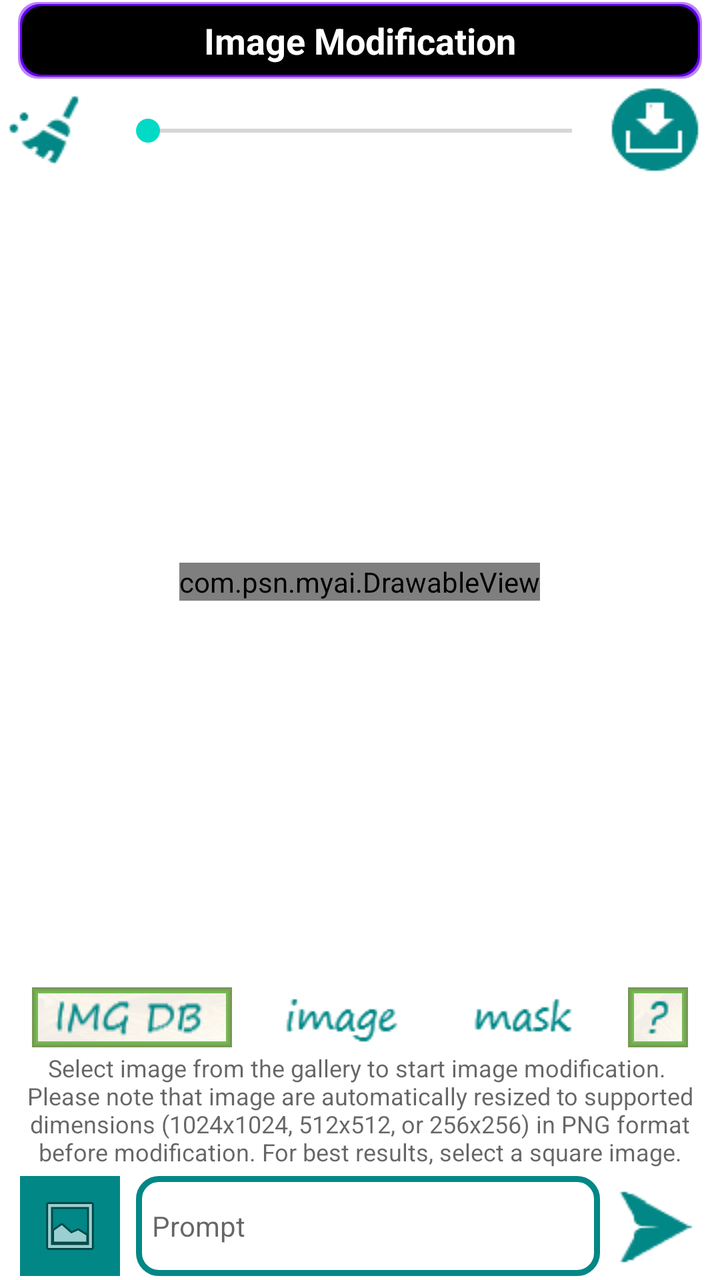
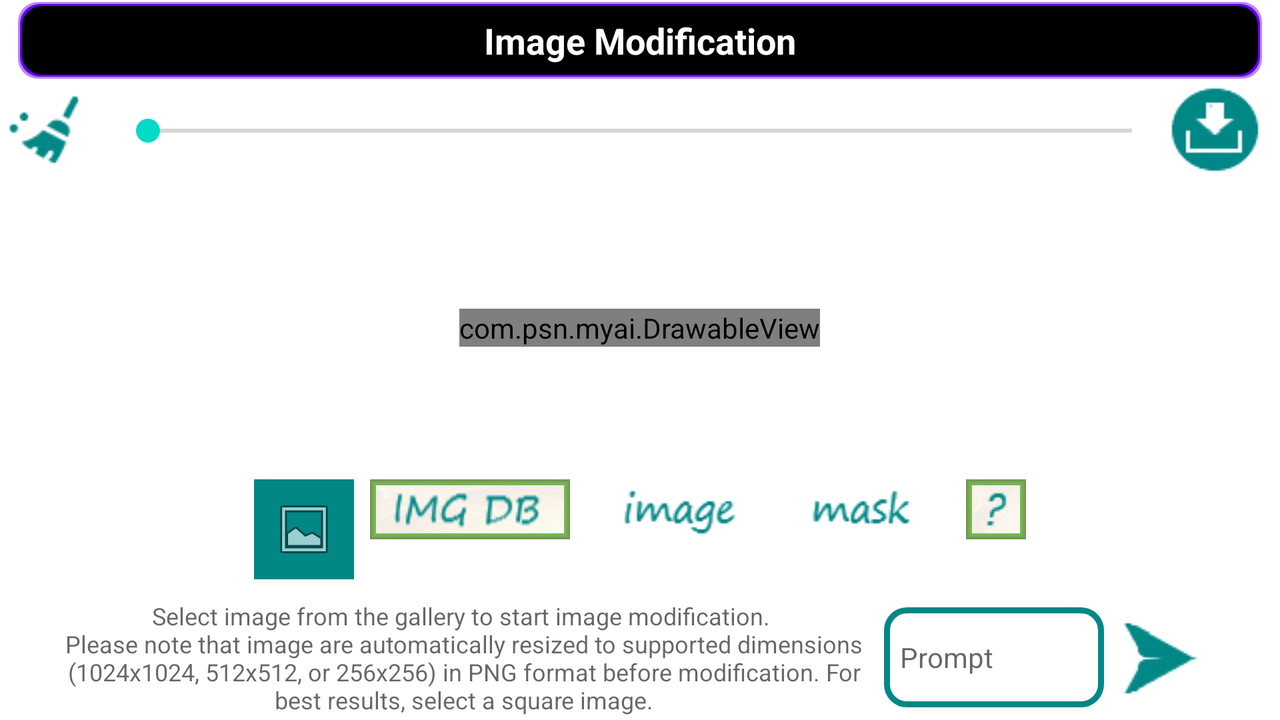

First picture: res/layout/ on a phone held upright. Second picture: the repository's own variant of that layout, on a device whose configuration matches the variant's folder. Source for both follows.
<!-- AndroidManifest.xml: fallback theme Theme.MaterialComponents.DayNight.NoActionBar -->
<!-- res/layout/activity_image_mod.xml -->
<?xml version="1.0" encoding="utf-8"?>
<androidx.constraintlayout.widget.ConstraintLayout xmlns:android="http://schemas.android.com/apk/res/android"
    xmlns:app="http://schemas.android.com/apk/res-auto"
    xmlns:tools="http://schemas.android.com/tools"
    android:layout_width="match_parent"
    android:layout_height="match_parent"
    android:id="@+id/image_mod"
    tools:context=".ImageMod">

    <TextView
        android:id="@+id/textView30"
        android:layout_width="0dp"
        android:layout_height="wrap_content"
        android:layout_marginStart="8dp"
        android:layout_marginEnd="8dp"
        android:background="@drawable/title_border"
        android:padding="8dp"
        android:text="@string/imageMod"
        android:textAlignment="center"
        android:textAppearance="@style/TextAppearance.AppCompat.Medium"
        android:textColor="@color/white"
        android:textStyle="bold"
        app:layout_constraintTop_toTopOf="parent"
        app:layout_constraintStart_toStartOf="parent"
        app:layout_constraintEnd_toEndOf="parent"
        app:layout_constraintBottom_toTopOf="@+id/linearLayout10"/>

    <LinearLayout
        android:id="@+id/linearLayout10"
        android:layout_width="match_parent"
        android:layout_height="50dp"
        android:orientation="horizontal"
        app:layout_constraintTop_toBottomOf="@+id/textView30"
        app:layout_constraintStart_toStartOf="parent"
        app:layout_constraintEnd_toEndOf="parent"
        app:layout_constraintBottom_toTopOf="@+id/imageFrame3">

        <ImageButton
            android:id="@+id/imageButton9"
            style="@android:style/Widget.DeviceDefault.Button.Borderless"
            android:layout_width="50dp"
            android:layout_height="50dp"
            android:layout_marginEnd="8dp"
            android:contentDescription="@string/delete"
            android:src="@drawable/clear_button" />

        <SeekBar
            android:id="@+id/seekBar1"
            android:layout_width="0dp"
            android:layout_height="50dp"
            android:max="500"
            android:layout_weight="1"/>

        <ImageButton
            android:id="@+id/imageButton10"
            style="@android:style/Widget.DeviceDefault.Button.Borderless"
            android:layout_width="50dp"
            android:layout_height="50dp"
            android:layout_marginEnd="8dp"
            android:contentDescription="@string/save"
            android:src="@drawable/save_picture_button" />
    </LinearLayout>

    <LinearLayout
        android:id="@+id/linearLayout11"
        android:layout_width="wrap_content"
        android:layout_height="30dp"
        android:layout_marginTop="2dp"
        android:orientation="horizontal"
        app:layout_constraintTop_toBottomOf="@id/imageFrame3"
        app:layout_constraintStart_toStartOf="parent"
        app:layout_constraintEnd_toEndOf="parent"
        app:layout_constraintBottom_toTopOf="@+id/textView29">
        <ImageView
            android:id="@+id/imgDB"
            android:src="@drawable/img_db"
            android:layout_width="100dp"
            android:layout_height="30dp"
            android:background="@drawable/textview_border"
            android:layout_marginStart="8dp"
            android:layout_marginEnd="8dp"
            android:contentDescription="@string/databaseimage"/>

        <ImageView
            android:id="@+id/imagePNG"
            android:src="@drawable/image"
            android:layout_width="75dp"
            android:layout_height="30dp"
            android:layout_marginStart="8dp"
            android:layout_marginEnd="8dp"
            android:contentDescription="@string/image"/>

        <ImageView
            android:id="@+id/maskPNG"
            android:src="@drawable/mask"
            android:layout_width="75dp"
            android:layout_height="30dp"
            android:layout_marginStart="8dp"
            android:layout_marginEnd="8dp"
            android:contentDescription="@string/mask"/>

        <ImageView
            android:id="@+id/qPNG"
            android:src="@drawable/q"
            android:layout_width="30dp"
            android:layout_height="30dp"
            android:background="@drawable/textview_border"
            android:layout_marginStart="8dp"
            android:layout_marginEnd="8dp"
            android:contentDescription="@string/help"/>
    </LinearLayout>

    <TextView
        android:id="@+id/textView29"
        android:layout_width="match_parent"
        android:layout_height="wrap_content"
        android:layout_margin="2dp"
        android:gravity="center"
        android:hint="@string/selectYourImage"
        android:textSize="12sp"
        app:layout_constraintTop_toBottomOf="@id/linearLayout11"
        app:layout_constraintStart_toStartOf="parent"
        app:layout_constraintEnd_toEndOf="parent"
        app:layout_constraintBottom_toTopOf="@+id/linearLayout9"/>

    <LinearLayout
        android:id="@+id/linearLayout9"
        android:layout_width="match_parent"
        android:layout_height="wrap_content"
        android:orientation="horizontal"
        android:layout_margin="2dp"
        app:layout_constraintTop_toBottomOf="@+id/textView29"
        app:layout_constraintStart_toStartOf="parent"
        app:layout_constraintEnd_toEndOf="parent"
        app:layout_constraintBottom_toBottomOf="parent">

        <ImageButton
            android:id="@+id/imageButton7"
            style="@android:style/Widget.DeviceDefault.Button.Borderless"
            android:layout_width="50dp"
            android:layout_height="50dp"
            android:layout_marginStart="8dp"
            android:contentDescription="@string/selectImage"
            android:background="@color/teal_700"
            android:src="@android:drawable/ic_menu_gallery" />

        <EditText
            android:id="@+id/editText6"
            android:layout_width="0dp"
            android:layout_height="50dp"
            android:padding="8dp"
            android:layout_marginStart="8dp"
            android:layout_weight="1"
            android:textSize="14sp"
            android:hint="@string/prompt"
            android:autofillHints="write here"
            android:inputType="textMultiLine"
            android:maxLines="3"
            android:background="@drawable/edittext_border"/>

        <ImageButton
            android:id="@+id/imageButton8"
            style="@android:style/Widget.DeviceDefault.Button.Borderless"
            android:layout_width="50dp"
            android:layout_height="50dp"
            android:layout_marginEnd="8dp"
            android:contentDescription="@string/submit"
            android:src="@drawable/send_icon" />
    </LinearLayout>

    <FrameLayout
        android:id="@+id/imageFrame3"
        android:layout_width="0dp"
        android:layout_height="0dp"
        app:layout_constraintTop_toBottomOf="@+id/linearLayout10"
        app:layout_constraintStart_toStartOf="parent"
        app:layout_constraintEnd_toEndOf="parent"
        app:layout_constraintBottom_toTopOf="@+id/linearLayout11">

        <com.psn.myai.DrawableView
            android:id="@+id/drawableView"
            android:layout_width="wrap_content"
            android:layout_height="wrap_content"
            android:layout_gravity="center"
            android:background="@android:color/transparent"/>
    </FrameLayout>
</androidx.constraintlayout.widget.ConstraintLayout>
<!-- resources referenced by this layout -->
<resources>
  <color name="teal_700">#FF018786</color>
  <color name="white">#FFFFFFFF</color>
  <!-- drawable edittext_border (drawable) -->
  <?xml version="1.0" encoding="utf-8"?>
  
  <shape xmlns:android="http://schemas.android.com/apk/res/android"
      android:shape="rectangle">
      <solid android:color="@android:color/transparent" />
      <stroke
          android:color="@color/teal_700"
          android:width="3dp"/>
      <corners android:radius="10dp" />
  </shape>
  <!-- drawable image: png bitmap (drawable, 1564 bytes) -->
  <!-- drawable img_db: png bitmap (drawable, 1651 bytes) -->
  <!-- drawable mask: png bitmap (drawable, 1069 bytes) -->
  <!-- drawable q: png bitmap (drawable, 497 bytes) -->
  <!-- drawable textview_border (drawable) -->
  <?xml version="1.0" encoding="utf-8"?>
  
  <layer-list xmlns:android="http://schemas.android.com/apk/res/android">
      <item>
          <bitmap
              android:src="@drawable/gold"
              android:alpha="0.1"
              android:gravity="fill"/>
      </item>
      <item>
          <shape
              android:shape="rectangle">
              <solid android:color="@android:color/transparent" />
              <stroke
                  android:color="@color/green2"
                  android:width="3dp"/>
          </shape>
      </item>
      <item>
          <shape
              android:shape="rectangle">
              <solid android:color="@android:color/transparent" />
              <stroke
                  android:color="@color/green1"
                  android:width="2dp"/>
          </shape>
      </item>
      <item>
          <shape
              android:shape="rectangle">
              <solid android:color="@android:color/transparent" />
              <stroke
                  android:color="@color/green"
                  android:width="1dp"/>
          </shape>
      </item>
  </layer-list>
  <!-- drawable title_border (drawable) -->
  <?xml version="1.0" encoding="utf-8"?>
  <layer-list xmlns:android="http://schemas.android.com/apk/res/android">
      <item>
          <shape>
              <solid android:color="@android:color/white" />
              <corners android:radius="10dp" />
          </shape>
      </item>
      <item
          android:top="1dp"
          android:left="1dp"
          android:right="1dp"
          android:bottom="1dp">
          <shape>
              <solid android:color="@color/purple_200" />
              <corners android:radius="10dp" />
          </shape>
      </item>
      <item
          android:top="2dp"
          android:left="2dp"
          android:right="2dp"
          android:bottom="2dp">
          <shape>
              <solid android:color="@color/purple_500" />
              <corners android:radius="10dp" />
          </shape>
      </item>
      <item
          android:top="3dp"
          android:left="3dp"
          android:right="3dp"
          android:bottom="3dp">
          <shape>
              <solid android:color="@color/black" />
              <corners android:radius="10dp" />
          </shape>
      </item>
  </layer-list>
  <string name="databaseimage">Image Database</string>
  <string name="delete">Delete</string>
  <string name="help">Help</string>
  <string name="image">Image</string>
  <string name="imageMod">Image Modification</string>
  <string name="mask">Mask</string>
  <string name="prompt">Prompt</string>
  <string name="save">Save</string>
  <string name="selectImage">Select Image</string>
  <string name="selectYourImage">Select image from the gallery to start image modification. \nPlease note that image are automatically resized to supported dimensions (1024x1024, 512x512, or 256x256) in PNG format before modification. For best results, select a square image.</string>
  <string name="submit">Submit</string>
  <!-- drawable gold: png bitmap (drawable, 6146 bytes) -->
  <color name="green2">#FF76BA54</color>
  <color name="green1">#FF76A954</color>
  <color name="green">#FF769854</color>
  <color name="purple_200">#FFBB86FC</color>
  <color name="purple_500">#FF6200EE</color>
  <color name="black">#FF000000</color>
</resources>
<!-- res/layout-w600dp-land/activity_image_mod.xml (the repository's variant of the layout above) -->
<!-- drawn on the phone turned sideways -->
<?xml version="1.0" encoding="utf-8"?>
<androidx.constraintlayout.widget.ConstraintLayout xmlns:android="http://schemas.android.com/apk/res/android"
    xmlns:app="http://schemas.android.com/apk/res-auto"
    xmlns:tools="http://schemas.android.com/tools"
    android:layout_width="match_parent"
    android:layout_height="match_parent"
    android:id="@+id/image_mod"
    tools:context=".ImageMod">

    <TextView
        android:id="@+id/textView30"
        android:layout_width="match_parent"
        android:layout_height="wrap_content"
        android:layout_marginStart="8dp"
        android:layout_marginEnd="8dp"
        android:background="@drawable/title_border"
        android:padding="8dp"
        android:text="@string/imageMod"
        android:textAlignment="center"
        android:textAppearance="@style/TextAppearance.AppCompat.Medium"
        android:textColor="@color/white"
        android:textStyle="bold"
        app:layout_constraintTop_toTopOf="parent"
        app:layout_constraintStart_toStartOf="parent"
        app:layout_constraintEnd_toEndOf="parent"
        app:layout_constraintBottom_toTopOf="@+id/linearLayout16"/>

    <LinearLayout
        android:id="@+id/linearLayout16"
        android:layout_width="0dp"
        android:layout_height="0dp"
        android:orientation="vertical"
        app:layout_constraintTop_toBottomOf="@+id/textView30"
        app:layout_constraintStart_toStartOf="parent"
        app:layout_constraintEnd_toEndOf="parent"
        app:layout_constraintBottom_toBottomOf="parent">

        <LinearLayout
            android:id="@+id/linearLayout10"
            android:layout_width="match_parent"
            android:layout_height="50dp"
            android:orientation="horizontal"
            app:layout_constraintTop_toBottomOf="@+id/textView30"
            app:layout_constraintStart_toStartOf="parent"
            app:layout_constraintEnd_toEndOf="parent"
            app:layout_constraintBottom_toTopOf="@+id/linearLayout12">

            <ImageButton
                android:id="@+id/imageButton9"
                style="@android:style/Widget.DeviceDefault.Button.Borderless"
                android:layout_width="50dp"
                android:layout_height="50dp"
                android:layout_marginEnd="8dp"
                android:contentDescription="@string/delete"
                android:src="@drawable/clear_button" />

            <SeekBar
                android:id="@+id/seekBar1"
                android:layout_width="0dp"
                android:layout_height="50dp"
                android:max="500"
                android:layout_weight="1"/>

            <ImageButton
                android:id="@+id/imageButton10"
                style="@android:style/Widget.DeviceDefault.Button.Borderless"
                android:layout_width="50dp"
                android:layout_height="50dp"
                android:layout_marginEnd="8dp"
                android:contentDescription="@string/save"
                android:src="@drawable/save_picture_button" />
        </LinearLayout>

        <FrameLayout
            android:id="@+id/imageFrame3"
            android:layout_width="match_parent"
            android:layout_height="0dp"
            android:layout_weight="1">

            <com.psn.myai.DrawableView
                android:id="@+id/drawableView"
                android:layout_width="wrap_content"
                android:layout_height="wrap_content"
                android:layout_gravity="center"
                android:background="@android:color/transparent"/>
        </FrameLayout>

        <LinearLayout
            android:id="@+id/linearLayout11"
            android:layout_width="wrap_content"
            android:layout_height="wrap_content"
            android:layout_gravity="center"
            android:layout_marginTop="2dp"
            android:layout_marginBottom="8dp"
            android:orientation="horizontal">

            <ImageButton
                android:id="@+id/imageButton7"
                style="@android:style/Widget.DeviceDefault.Button.Borderless"
                android:layout_width="50dp"
                android:layout_height="50dp"
                android:layout_marginStart="8dp"
                android:layout_gravity="center"
                android:contentDescription="@string/selectImage"
                android:background="@color/teal_700"
                android:src="@android:drawable/ic_menu_gallery" />

            <ImageView
                android:id="@+id/imgDB"
                android:src="@drawable/img_db"
                android:layout_width="100dp"
                android:layout_height="30dp"
                android:background="@drawable/textview_border"
                android:layout_marginStart="8dp"
                android:layout_marginEnd="8dp"
                android:contentDescription="@string/databaseimage"/>

            <ImageView
                android:id="@+id/imagePNG"
                android:src="@drawable/image"
                android:layout_width="75dp"
                android:layout_height="30dp"
                android:layout_marginStart="8dp"
                android:layout_marginEnd="8dp"
                android:contentDescription="@string/image"/>

            <ImageView
                android:id="@+id/maskPNG"
                android:src="@drawable/mask"
                android:layout_width="75dp"
                android:layout_height="30dp"
                android:layout_marginStart="8dp"
                android:layout_marginEnd="8dp"
                android:contentDescription="@string/mask"/>

            <ImageView
                android:id="@+id/qPNG"
                android:src="@drawable/q"
                android:layout_width="30dp"
                android:layout_height="30dp"
                android:background="@drawable/textview_border"
                android:layout_marginStart="8dp"
                android:layout_marginEnd="8dp"
                android:contentDescription="@string/help"/>
        </LinearLayout>

        <LinearLayout
            android:id="@+id/linearLayout9"
            android:layout_width="match_parent"
            android:layout_height="wrap_content"
            android:layout_marginStart="30dp"
            android:layout_marginEnd="30dp"
            android:orientation="horizontal">

            <TextView
                android:id="@+id/textView29"
                android:layout_width="400dp"
                android:layout_height="wrap_content"
                android:layout_margin="2dp"
                android:gravity="center"
                android:hint="@string/selectYourImage"
                android:textSize="12sp"/>

            <EditText
                android:id="@+id/editText6"
                android:layout_width="0dp"
                android:layout_height="50dp"
                android:layout_gravity="center"
                android:padding="8dp"
                android:layout_marginStart="8dp"
                android:layout_weight="1"
                android:textSize="14sp"
                android:hint="@string/prompt"
                android:autofillHints="write here"
                android:inputType="textMultiLine"
                android:maxLines="3"
                android:background="@drawable/edittext_border"/>

            <ImageButton
                android:id="@+id/imageButton8"
                style="@android:style/Widget.DeviceDefault.Button.Borderless"
                android:layout_width="50dp"
                android:layout_height="50dp"
                android:layout_gravity="center"
                android:layout_marginEnd="8dp"
                android:contentDescription="@string/submit"
                android:src="@drawable/send_icon" />
        </LinearLayout>
    </LinearLayout>
</androidx.constraintlayout.widget.ConstraintLayout>
